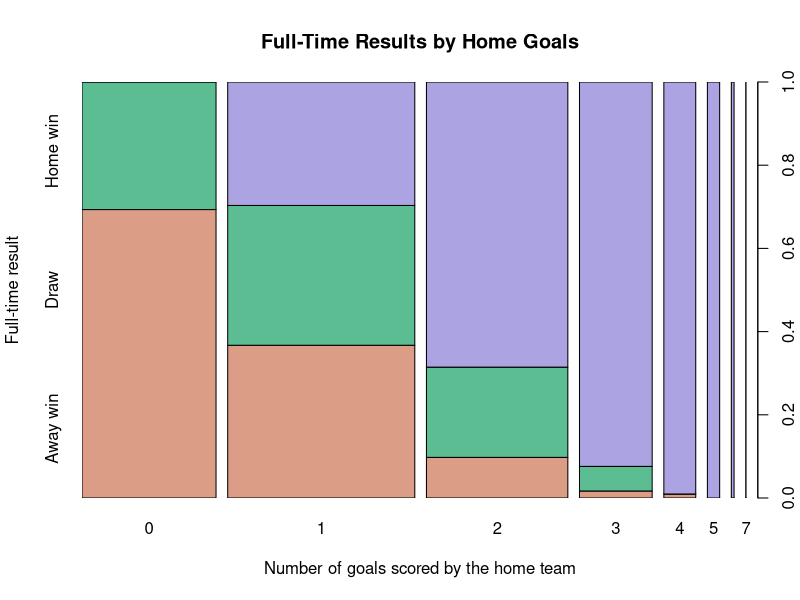
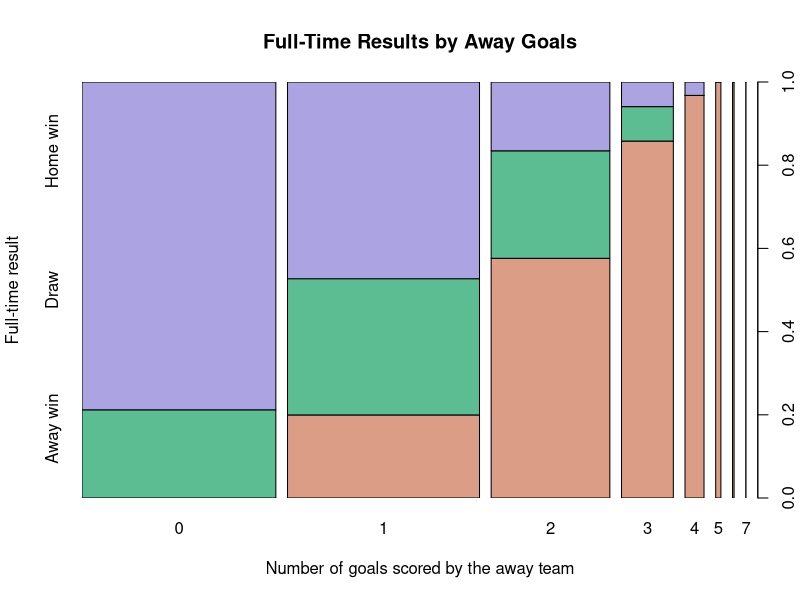
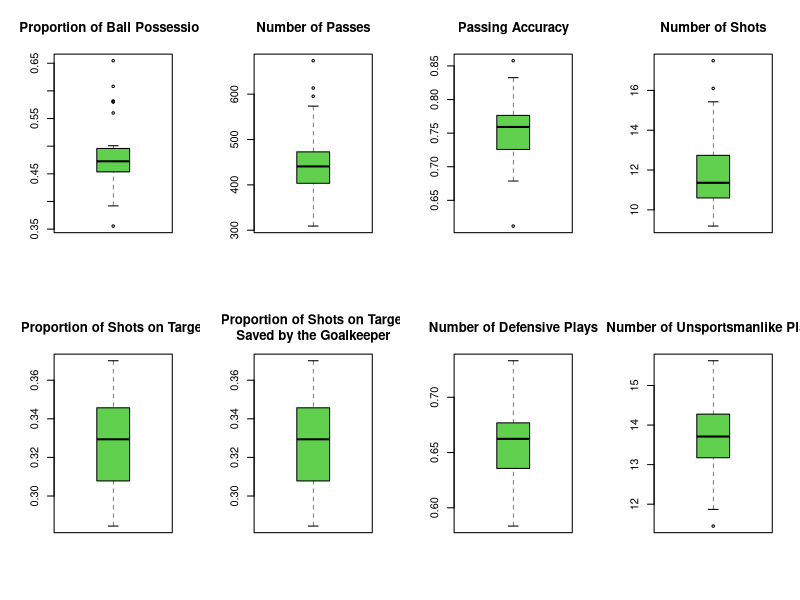
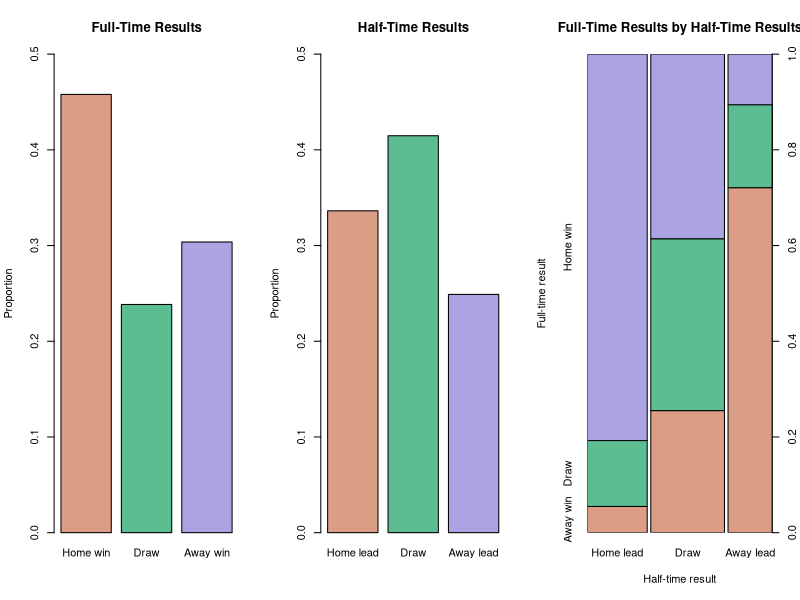
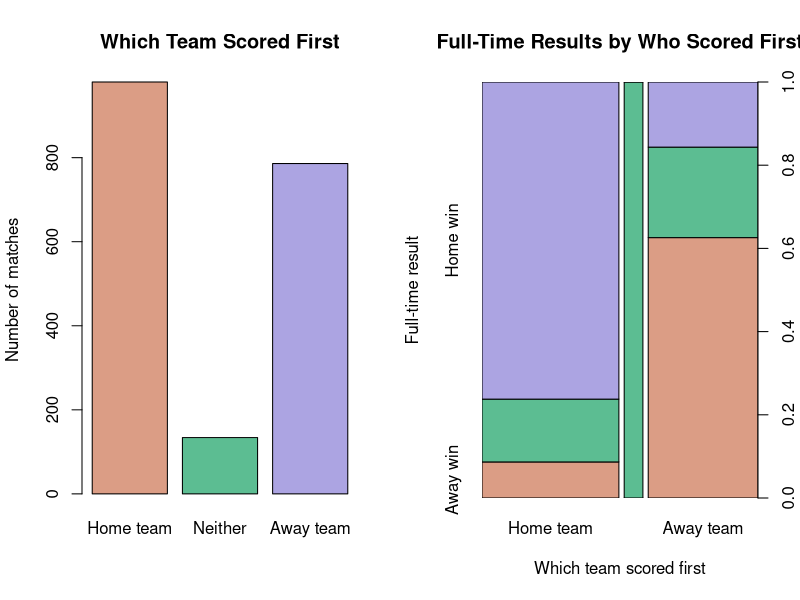
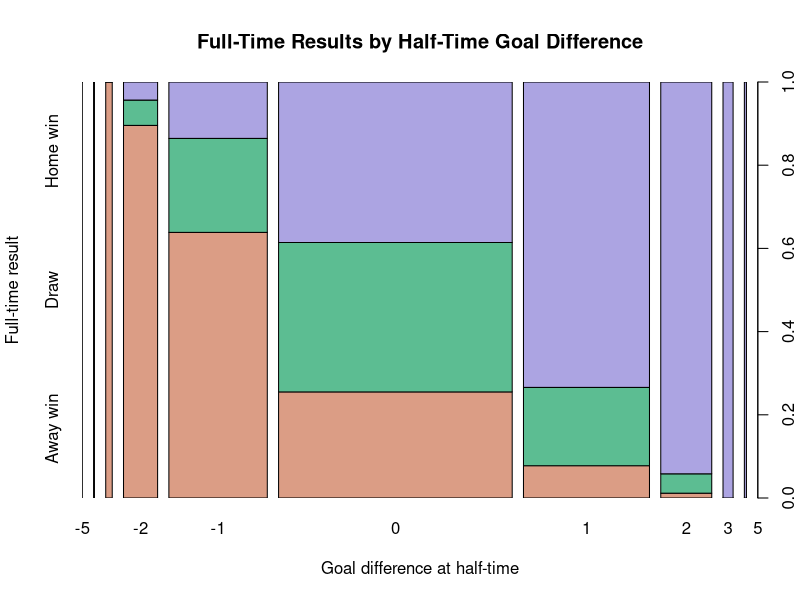
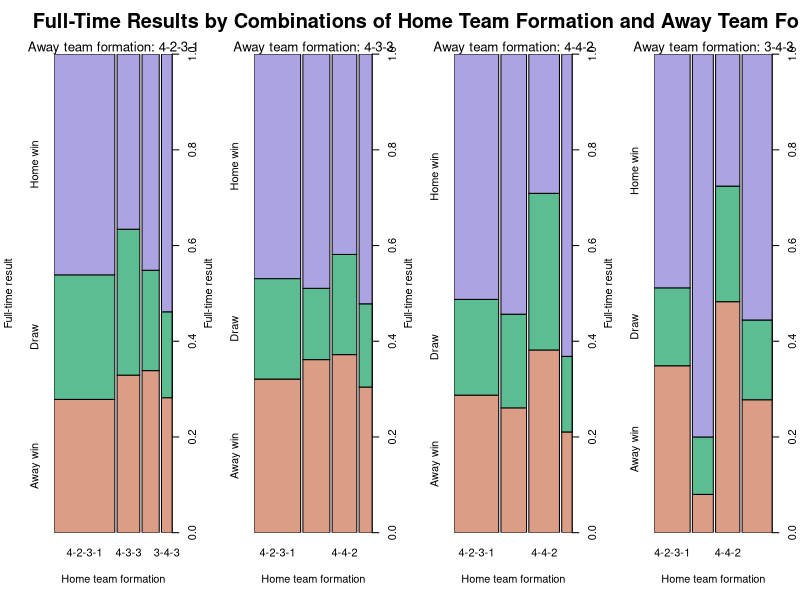
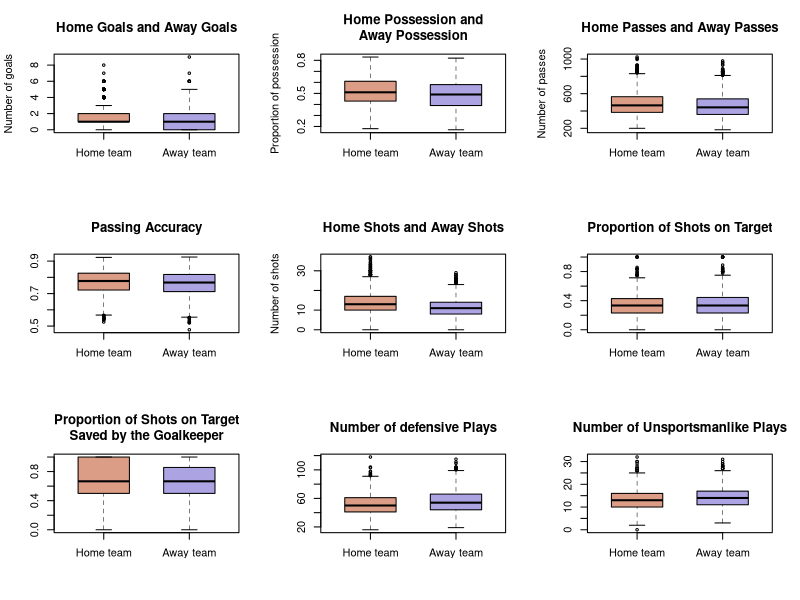

These charts were generated, in order, by the following R code:
## Analyzing match statistics and team performances in 5 seasons (2015/16 to 2019/20) of the Premier League
##
## AUTHOR: TARA NGUYEN
## Part of final project for UCLA Extension course:
## Introduction to Data Science
## Completed in December 2020

########## DATA IMPORT AND CLEANING ##########

library(readr)   ## for function read_csv()
matchstats <- read_csv('matchstats.csv')
matchstats
names(matchstats)
summary(matchstats)
colSums(is.na(matchstats))

## replace NAs

matchstats$scoredfirst[is.na(matchstats$scoredfirst)] <- 'neither'

## turn some variables into factors

matchstats$season <- as.factor(matchstats$season)
matchstats$fulltime_res <- factor(matchstats$fulltime_res,
	levels = c('home_win', 'draw', 'away_win'))
matchstats$scoredfirst <- factor(matchstats$scoredfirst,
	levels = c('home', 'neither', 'away'))
matchstats$halftime_res <- factor(matchstats$halftime_res,
	levels = c('home_lead', 'draw', 'away_lead'))
summary(matchstats)

########## DATA TRANSFORMATION ##########

## full-time and half-time results

ft_res <- c('Home win', 'Draw', 'Away win')
ht_res <- c('Home lead', 'Draw', 'Away lead')

## which team scored first

scfst <- c('Home team', 'Neither', 'Away team')

##### MATCH RECORDS #####

## most home goals, most away goals
sorthomegoals <- matchstats[order(matchstats$homegoals), c(1:4, 5)]
tail(sorthomegoals)
tail(matchstats[order(matchstats$awaygoals), c(1:4, 6)])

## draws with the most goals

tail(sorthomegoals[sorthomegoals$fulltime_res == 'draw', ], 15)

## biggest home wins, biggest away wins

goaldiff <- matchstats$homegoals - matchstats$awaygoals
tail(matchstats[order(goaldiff), c(1:3, 5, 6)])
head(matchstats[order(goaldiff), c(1:3, 5, 6)])

## highest goal difference at half-time

tail(matchstats[order(matchstats$halftime_goaldiff), c(1:4, 9)])

## biggest comebacks after trailing at half-time

comeback <- cbind(matchstats[, c(1:3, 5, 6, 9)], goaldiff)
comeback <- comeback[order(comeback$halftime_goaldiff), ]

home_cb <- subset(comeback, halftime_goaldiff < 0 & goaldiff > 0)
home_cb_goals <- home_cb$goaldiff - home_cb$halftime_goaldiff
tail(home_cb[order(abs(home_cb$halftime_goaldiff), home_cb_goals), ])

away_cb <- subset(comeback, halftime_goaldiff > 0 & goaldiff < 0)
away_cb_goals <- away_cb$halftime_goaldiff - away_cb$goaldiff
tail(away_cb[order(away_cb$halftime_goaldiff, away_cb_goals), ])

## most unbalanced possession

possessdiff <- matchstats$homepossession - matchstats$awaypossession
tail(matchstats[order(abs(possessdiff)), c(1:4, 12, 13)])

## wins with the lowest possession

sorthomepossess <- matchstats[order(matchstats$homepossession), c(1:4, 12)]
head(sorthomepossess[sorthomepossess$fulltime_res == 'home_win', ])
sortawaypossess <- matchstats[order(matchstats$awaypossession), c(1:4, 13)]
head(sortawaypossess[sortawaypossess$fulltime_res == 'away_win', ])

## losses with the highest possession

tail(sorthomepossess[sorthomepossess$fulltime_res == 'away_win', ])
tail(sortawaypossess[sortawaypossess$fulltime_res == 'home_win', ])

## most/least passes by both teams combined

totalpasses <- matchstats$homepasses + matchstats$awaypasses
passes_subset <- cbind(matchstats[, c(1:4, 14, 15)], totalpasses)
tail(passes_subset[order(totalpasses), ])
head(passes_subset[order(totalpasses), ])

## biggest difference in number of accurate passes

homeaccpasses <- matchstats$homepasses * matchstats$homepass_acc
awayaccpasses <- matchstats$awaypasses * matchstats$awaypass_acc
accpassdiff <- abs(homeaccpasses - awayaccpasses)
accpass_subset <- cbind(matchstats[, c(1:4)], homeaccpasses, awayaccpasses,
	accpassdiff)
tail(accpass_subset[order(accpassdiff), ])

## most/least shots by both teams combined

totalshots <- matchstats$homeshots + matchstats$awayshots
shots_subset <- cbind(matchstats[, c(1:4, 18, 19)], totalshots)
tail(shots_subset[order(totalshots), ])
head(shots_subset[order(totalshots), ])

## wins with the least shots on target

homeshots_ot <- matchstats$homeshots * matchstats$homeontarget
homesot_subset <- cbind(matchstats[, 1:4], homeshots_ot)
homesot_subset <- homesot_subset[order(homeshots_ot), ]
head(homesot_subset[homesot_subset$fulltime_res == 'home_win', ])

awayshots_ot <- matchstats$awayshots * matchstats$awayontarget
awaysot_subset <- cbind(matchstats[, 1:4], awayshots_ot)
awaysot_subset <- awaysot_subset[order(awayshots_ot), ]
head(awaysot_subset[awaysot_subset$fulltime_res == 'away_win', ])

## losses with the most shots on target

tail(homesot_subset[homesot_subset$fulltime_res == 'away_win', ])
tail(awaysot_subset[awaysot_subset$fulltime_res == 'home_win', ])

## biggest difference in number of shots on target

sotdiff <- abs(homeshots_ot - awayshots_ot)
sot_subset <- cbind(matchstats[, 1:4], homeshots_ot, awayshots_ot, sotdiff)
tail(sot_subset[order(sot_subset$sotdiff), ])

## goalless draws with the highest number of shots on target

totalsot <- homeshots_ot + awayshots_ot
nogoal_subset <- cbind(matchstats[, c(1:3, 7)], homeshots_ot, awayshots_ot, 
	totalsot)
nogoal_subset <- subset(nogoal_subset, scoredfirst == 'neither',
	select = c(1:3, 5:7))
tail(nogoal_subset[order(nogoal_subset$totalsot), ])

## most/least defensive plays by both teams combined

totaldefense <- matchstats$homedefense + matchstats$awaydefense
defense_subset <- cbind(matchstats[, c(1:4, 24, 25)], totaldefense)
tail(defense_subset[order(totaldefense), ])
head(defense_subset[order(totaldefense), ])

## most/least unsportsmanlike plays by both teams combined

totalbadplays <- matchstats$homebadplays + matchstats$awaybadplays
badplays_subset <- cbind(matchstats[, c(1:4, 26, 27)], totalbadplays)
tail(badplays_subset[order(totalbadplays), ])
head(badplays_subset[order(totalbadplays), ])

##### CONTIGENCY TABLES ACROSS ALL MATCHES #####

## full-time results, half-time results, and which team scored first

(ft_res_tab <- table(matchstats$fulltime_res))
(ht_res_tab <- table(matchstats$halftime_res))
(scfst_tab <- table(matchstats$scoredfirst))

## full-time results by half-time results

(ht_ft_tab <- xtabs(~ halftime_res + fulltime_res, matchstats))
apply(ht_ft_tab, 1, prop.table)   ## proportions

## full-time results by who scored first

(scfst_ft_tab <- xtabs(~ scoredfirst + fulltime_res, matchstats))
apply(scfst_ft_tab, 1, prop.table)   ## proportions

## full-time results by goal difference at half-time, by home goals, and by away goals

(htgd_ft_tab <- xtabs(~ halftime_goaldiff + fulltime_res, matchstats))
(homegoals_ft_tab <- xtabs(~ homegoals + fulltime_res, matchstats))
(awaygoals_ft_tab <- xtabs(~ awaygoals + fulltime_res, matchstats))

## number of unique formations

(n_formations_unique <- 
	length(unique(c(matchstats$homeformation, matchstats$awayformation))))
	## 33

## number of times each formation was used

(homefm_tab <- sort(table(matchstats$homeformation), decreasing = T))
(awayfm_tab <- sort(table(matchstats$awayformation), decreasing = T))

## number of home wins, draws, and away wins grouped by formation
## (only the most used formations included)

ft_form_tab <- xtabs(~ homeformation + fulltime_res + awayformation, 
	matchstats)
(ft_form_tab <- ft_form_tab[names(homefm_tab[1:4]), , 
	names(awayfm_tab[1:4])])
apply(ft_form_tab, c(1, 3), prop.table)   ## proportions

##### PER-SEASON AND PER-MATCH AVERAGES AT TEAM LEVEL #####

n_teams_per_season <- 20

## all teams

(teams <- sort(unique(c(matchstats$hometeam, matchstats$awayteam))))

## abbreviate team names

teams_abbr <- toupper(substr(teams, 1, 3))
teams_abbr[which(teams_abbr == 'MAN')] <- c('MCT', 'MU')
teams_abbr[which(teams_abbr == 'WES')] <- c('WBA', 'WHU')
teams_abbr

## number of unique teams in all seasons

(n_teams_unique <- length(teams))   ## 29

## number of home/away games each team played across all seasons

n_homegames_byteam <- table(matchstats$hometeam)

## number of seasons each team played in

(n_seasons_byteam <- n_homegames_byteam / (n_teams_per_season - 1))

## teams that played in all 5 seasons

n_seasons_byteam[n_seasons_byteam == 5]
sum(n_seasons_byteam == 5)   ## 13

## season-average number of wins/draws/losses

home_res_tab <- xtabs(~ hometeam + fulltime_res, matchstats)
home_res_seasonavg <- home_res_tab / as.vector(n_seasons_byteam)
head(home_res_seasonavg)

away_res_tab <- xtabs(~ awayteam + fulltime_res, matchstats)
away_res_seasonavg <- away_res_tab / as.vector(n_seasons_byteam)
head(away_res_seasonavg)

res_seasonavg <- cbind(home_res_seasonavg[, 1] + away_res_seasonavg[, 3],
	home_res_seasonavg[, 2] + away_res_seasonavg[, 2],
	home_res_seasonavg[, 3] + away_res_seasonavg[, 1])
colnames(res_seasonavg) <- c('win', 'draw', 'loss')
head(res_seasonavg)

## season-average number of times each team scored/conceded first, grouped by full-time results

home_sf_res_tab <- xtabs(~ hometeam + scoredfirst + fulltime_res, 
	matchstats)
home_sf_res_seasonavg <- home_sf_res_tab / as.vector(n_seasons_byteam)
head(home_sf_res_seasonavg[, , 2])

away_sf_res_tab <- xtabs(~ awayteam + scoredfirst + fulltime_res, 
	matchstats)
away_sf_res_seasonavg <- away_sf_res_tab / as.vector(n_seasons_byteam)
head(away_sf_res_seasonavg[, , 2])

## season-average number of wins after conceding first

concf_win_seasonavg <- rbind(home_sf_res_seasonavg[, 'away', 'home_win'], 
	away_sf_res_seasonavg[, 'home', 'away_win'])
rownames(concf_win_seasonavg) <- c('home_win', 'away_win')
concf_win_seasonavg

## season-average number of half-time leads/draws/trails, grouped by full-time results

home_ht_ft_tab <- xtabs(~ hometeam + halftime_res + fulltime_res,
	matchstats)
colnames(home_ht_ft_tab) <- c('lead', 'draw', 'trail')
home_ht_ft_seasonavg <- home_ht_ft_tab / as.vector(n_seasons_byteam)
head(home_ht_ft_seasonavg[, , 1])

away_ht_ft_tab <- xtabs(~ awayteam + halftime_res + fulltime_res,
	matchstats)
colnames(away_ht_ft_tab) <- c('trail', 'draw', 'lead')
away_ht_ft_seasonavg <- away_ht_ft_tab / as.vector(n_seasons_byteam)
head(away_ht_ft_seasonavg[, , 1])

## season-average number of wins after trailing at half-time

httrail_win_seasonavg <- rbind(home_ht_ft_seasonavg[, 'trail', 'home_win'],
	away_ht_ft_seasonavg[, 'trail', 'away_win'])
rownames(httrail_win_seasonavg) <- c('home_win', 'away_win')
httrail_win_seasonavg

## season-average number of clean sheets

(cleansh_seasonavg <- (xtabs(~ hometeam + awaygoals, matchstats)[, 1] +
	xtabs(~ awayteam + homegoals, matchstats)[, 1]) / n_seasons_byteam)

## match-average stats

home_matchavg <- aggregate(cbind(homegoals, awaygoals, halftime_goaldiff, 
	homepossession, homepasses, homepass_acc, homeshots, homeontarget, 
	homesaves, homedefense, homebadplays) ~ hometeam, matchstats, mean)
colnames(home_matchavg) <- c('team', 'goalsscored', 'goalsconceded', 
	'ht_goaldiff', 'possession', 'passes', 'pass_acc', 'shots', 'ontarget', 
	'saves', 'defense', 'badplays')

away_matchavg <- aggregate(cbind(homegoals, awaygoals, halftime_goaldiff, 
	awaypossession, awaypasses, awaypass_acc, awayshots, awayontarget, 
	awaysaves, awaydefense, awaybadplays) ~ awayteam, matchstats, mean)
colnames(away_matchavg) <- c('team', 'goalsconceded', 'goalsscored', 
	'ht_goaldiff', 'possession', 'passes', 'pass_acc', 'shots', 'ontarget', 
	'saves', 'defense', 'badplays')

matchavg <- cbind(home_matchavg[, 1:3], away_matchavg[, 3:2], 
	(home_matchavg[, 2] + away_matchavg[, 3]) / 2,
	(home_matchavg[, 3] + away_matchavg[, 2]) / 2)
matchavg <- cbind(matchavg,
	(home_matchavg[, -(1:3)] + away_matchavg[, -(1:3)]) / 2)
colnames(matchavg)
colnames(matchavg)[2:7] <- c('homescored', 'homeconceded', 'awayscored', 
	'awayconceded', 'totalscored', 'totalconceded')
matchavg$ft_goaldiff <- with(matchavg, 
	(homescored + awayscored - homeconceded - awayconceded) / 2)
colnames(matchavg)
matchavg <- matchavg[, c(1:7, 17, 8:16)]
format(head(matchavg), digits = 4)

##### SEASON-END STATS AT TEAM LEVEL #####

seasons <- levels(matchstats$season)

## teams in each season

library(reshape2)   ## for function melt()

teams_byseason <- t(aggregate(hometeam ~ season, matchstats, 
	function(x) sort(unique(x))))
teams_byseason <- teams_byseason[-1, ]
colnames(teams_byseason) <- seasons
teams_byseason <- melt(teams_byseason, varnames = c('', 'season'),
	value.name = 'team')
teams_byseason <- teams_byseason[, -1]
teams_byseason[c(1:5, 21:25), ]

## season-total number of wins/draws/losses

homewin_byseason <- aggregate(fulltime_res ~ hometeam + season, matchstats, 
	function(x) sum(x == 'home_win'))
awaywin_byseason <- aggregate(fulltime_res ~ awayteam + season, matchstats, 
	function(x) sum(x == 'away_win'))
win_byseason <- cbind(teams_byseason,
	homewin_byseason[, 3] + awaywin_byseason[, 3])
colnames(win_byseason)[3] <- 'win'

homedraw_byseason <- aggregate(fulltime_res ~ hometeam + season, matchstats, 
	function(x) sum(x == 'draw'))
awaydraw_byseason <- aggregate(fulltime_res ~ awayteam + season, matchstats, 
	function(x) sum(x == 'draw'))
draw_byseason <- cbind(teams_byseason,
	homedraw_byseason[, 3] + awaydraw_byseason[, 3])
colnames(draw_byseason)[3] <- 'draw'

homeloss_byseason <- aggregate(fulltime_res ~ hometeam + season, matchstats, 
	function(x) sum(x == 'away_win'))
awayloss_byseason <- aggregate(fulltime_res ~ awayteam + season, matchstats, 
	function(x) sum(x == 'home_win'))
loss_byseason <- cbind(teams_byseason,
	homeloss_byseason[, 3] + awayloss_byseason[, 3])
colnames(loss_byseason)[3] <- 'loss'

res_byseason <- cbind(win_byseason, draw_byseason[, 3], loss_byseason[, 3])
colnames(res_byseason)[4:5] <- c('draw', 'loss')
head(res_byseason)

## season-total number of points earned (3 for each win, 1 for each draw)

pts_byseason <- cbind(res_byseason[, 1:2],
	res_byseason$win * 3 + res_byseason$draw)
colnames(pts_byseason)[3] <- 'points'
head(pts_byseason)

## season-total number of goals scored/conceded

homesc_byseason <- aggregate(homegoals ~ hometeam + season, matchstats, sum)
awaysc_byseason <- aggregate(awaygoals ~ awayteam + season, matchstats, sum)
scored_byseason <- cbind(teams_byseason,
	homesc_byseason[, 3] + awaysc_byseason[, 3])
colnames(scored_byseason)[3] <- 'goalsscored'
head(scored_byseason)

homeconc_byseason <- aggregate(awaygoals ~ hometeam + season, matchstats, 
	sum)
awayconc_byseason <- aggregate(homegoals ~ awayteam + season, matchstats, 
	sum)
conceded_byseason <- cbind(teams_byseason,
	homeconc_byseason[, 3] + awayconc_byseason[, 3])
colnames(conceded_byseason)[3] <- 'goalsconceded'
head(conceded_byseason)

## season-total goal difference

goaldiff_byseason <- cbind(teams_byseason,
	scored_byseason[3] - conceded_byseason[3])
colnames(goaldiff_byseason)[3] <- 'goaldiff'
head(goaldiff_byseason)

##### TEAM RANKINGS #####

## rankings at the end of each season

ranktab_byseason <- cbind(res_byseason, pts_byseason[3], scored_byseason[3], 
	conceded_byseason[3])

## season-total goal difference
ranktab_byseason$goaldiff <- 
	ranktab_byseason$goalsscored - ranktab_byseason$goalsconceded

## ranks
ranktab_byseason <- ranktab_byseason[with(ranktab_byseason, 
	order(season, points, goaldiff, goalsscored, goalsconceded, 
	decreasing = c(F, rep(T, 4)))), ]
ranktab_byseason$rank <- rep(1:n_teams_per_season, length(seasons))
ncol <- ncol(ranktab_byseason)
ranktab_byseason <- ranktab_byseason[, c(ncol, 1:(ncol-1))]
head(ranktab_byseason)
tail(ranktab_byseason)

## rankings across all seasons

ranktab_allseasons <- cbind(n_homegames_byteam * 2, 
	aggregate(cbind(win, draw, loss, points, goalsscored, goalsconceded, 
		goaldiff) ~ team, ranktab_byseason, mean)[, -1])
head(ranktab_allseasons)
colnames(ranktab_allseasons)[1:2] <- c('team', 'matches')

## ranks
ranktab_allseasons <- ranktab_allseasons[with(ranktab_allseasons, 
	order(points, goaldiff, goalsscored, decreasing = T)), ]
ranktab_allseasons$rank <- 1:nrow(ranktab_allseasons)
ncol <- ncol(ranktab_allseasons)
ranktab_allseasons <- ranktab_allseasons[, c(ncol, 1:(ncol-1))]
head(ranktab_allseasons)   ## teams with the highest average points/season
tail(ranktab_allseasons)   ## teams with the lowest average points/season

##### TEAM RECORDS #####

## most/least wins/draws/losses in a season

tail(ranktab_byseason[order(ranktab_byseason$win), ])
head(ranktab_byseason[order(ranktab_byseason$win), ])
tail(ranktab_byseason[order(ranktab_byseason$draw), ])
head(ranktab_byseason[order(ranktab_byseason$draw), ])
tail(ranktab_byseason[order(ranktab_byseason$loss), ])
head(ranktab_byseason[order(ranktab_byseason$loss), ])

## most/least total wins/draws/losses per season

tail(ranktab_allseasons[order(ranktab_allseasons$win), ])
head(ranktab_allseasons[order(ranktab_allseasons$win), ])
tail(ranktab_allseasons[order(ranktab_allseasons$draw), ])
head(ranktab_allseasons[order(ranktab_allseasons$draw), ])
tail(ranktab_allseasons[order(ranktab_allseasons$loss), ])
head(ranktab_allseasons[order(ranktab_allseasons$loss), ])

## most/least points in a season

tail(ranktab_byseason[order(ranktab_byseason$points), ])
head(ranktab_byseason[order(ranktab_byseason$points), ])

## most season-average wins after conceding first

tail(sort(home_sf_res_seasonavg[, 'away', 'home_win']))
tail(sort(away_sf_res_seasonavg[, 'home', 'away_win']))

## most season-average losses after scoring first

tail(sort(home_sf_res_seasonavg[, 'home', 'away_win']))
tail(sort(away_sf_res_seasonavg[, 'away', 'home_win']))

## most season-average wins after trailing at half-time

tail(sort(home_ht_ft_seasonavg[, 'trail', 'home_win']))
tail(sort(away_ht_ft_seasonavg[, 'trail', 'away_win']))

## most season-average losses after leading at half-time

tail(sort(home_ht_ft_seasonavg[, 'lead', 'away_win']))
tail(sort(away_ht_ft_seasonavg[, 'lead', 'home_win']))

## most clean sheets per season

tail(sort(cleansh_seasonavg))

## most/least goals scored/conceded in a season

tail(ranktab_byseason[order(ranktab_byseason$goalsscored), ])
head(ranktab_byseason[order(ranktab_byseason$goalsscored), ])
tail(ranktab_byseason[order(ranktab_byseason$goalsconceded), ])
head(ranktab_byseason[order(ranktab_byseason$goalsconceded), ])

## highest/lowest goal difference in a season

tail(ranktab_byseason[order(ranktab_byseason$goaldiff), ])
head(ranktab_byseason[order(ranktab_byseason$goaldiff), ])

########## DATA VISUALIZATION ##########

## function for getting colors for plots
## n: number of colors needed
## i: index of the color palette listed in hcl.pals('qualitative')
## i = 1: "Pastel 1"
## i = 2: "Dark 2"
## i = 3: "Dark 3"
## i = 4: "Set 2"
## i = 5: "Set 3"
## i = 6: "Warm"
## i = 7: "Cold"
## i = 8: "Harmonic"
## i = 9: "Dynamic"
## i > 9: the list of palettes gets recycled
## alpha: color transparency; a single number or a vector of numbers between 0 and 1

getcol <- function(n, i, alpha = NULL) {
	if (i %% 9 != 0) {
		i <- i %% 9
	}
	hcl.colors(n, hcl.pals('qualitative')[i])
}

## colors for plots of home team vs. away team

col_hva <- getcol(3, 9)[c(1, 3)]

##### PLOTS OF CONTIGENCY TABLES #####

## function for saving plots as png files
## name: a descriptive name for the file (without the .png extension)
## w, h: width and height (in pixels) of the image; default to 500 each

saveaspng <- function(name, w = 700, h = 480) {
	filename <- paste0('epldat5seasons/Plots/', name, '.png')
	png(filename, w, h)
}

saveaspng('fulltime-halftime-results')
par(mfrow = c(1, 3))
barplot(prop.table(ft_res_tab), ylim = c(0, .5), main = 'Full-Time Results', 
	names.arg = ft_res, ylab = 'Proportion', col = getcol(3, 9))
barplot(prop.table(ht_res_tab), ylim = c(0, .5), main = 'Half-Time Results', 
	names.arg = ht_res, ylab = 'Proportion', col = getcol(3, 9))
spineplot(ht_ft_tab, main = 'Full-Time Results by Half-Time Results',
	xlab = 'Half-time result', ylab = 'Full-time result',
	xaxlabels = ht_res, yaxlabels = ft_res, col = getcol(3, 9))
par(mfrow = c(1, 1))
dev.off()

saveaspng('fulltime-results-scoredfirst', h = 550)
par(mfrow = c(1, 2))
barplot(scfst_tab, main = 'Which Team Scored First', names.arg = scfst,
	ylab = 'Number of matches', col = getcol(3, 9))
spineplot(scfst_ft_tab, main = 'Full-Time Results by Who Scored First',
	xlab = 'Which team scored first', ylab = 'Full-time result',
	xaxlabels = scfst, yaxlabels = ft_res, col = getcol(3, 9))
par(mfrow = c(1, 1))
dev.off()

saveaspng('fulltime-results-halftime-goaldiff')
spineplot(htgd_ft_tab, col = getcol(3, 9), ylab = 'Full-time result',
	main = 'Full-Time Results by Half-Time Goal Difference',
	xlab = 'Goal difference at half-time', yaxlabels = ft_res)
dev.off()

spineplot(homegoals_ft_tab, col = getcol(3, 9), ylab = 'Full-time result',
	main = 'Full-Time Results by Home Goals', yaxlabels = ft_res,
	xlab = 'Number of goals scored by the home team')

spineplot(awaygoals_ft_tab, col = getcol(3, 9), ylab = 'Full-time result', 
	main = 'Full-Time Results by Away Goals', yaxlabels = ft_res,
	xlab = 'Number of goals scored by the away team')

saveaspng('formations', w = 1000)
par(mfrow = c(1, 4))
for (i in 1:4) {
	spineplot(ft_form_tab[, , i], col = getcol(3, 9), yaxlabels = ft_res,
		xlab = 'Home team formation', ylab = 'Full-time result')
	mtext(paste('Away team formation:', names(awayfm_tab)[i]), cex = .8)
}
par(mfrow = c(1, 1))
## add title
text <- 'Full-Time Results by Combinations of Home Team Formation and Away Team Formation'
mtext(text, line = 2.5, font = 2, cex = 1.2)
dev.off()

##### PLOTS OF NUMERIC VARIABLES #####

xnames <- c('Home team', 'Away team')

saveaspng('numericvars', w = 600)
par(mfrow = c(3, 3))
with(matchstats, boxplot(homegoals, awaygoals, col = col_hva,
	main = 'Home Goals and Away Goals', names = xnames,
	ylab = 'Number of goals', boxwex = .6, medlwd = 2, whisklwd = .5, 
	staplewex = .3, outcex = .5))
with(matchstats, boxplot(homepossession, awaypossession, col = col_hva,
	main = 'Home Possession and\nAway Possession', names = xnames,
	ylab = 'Proportion of possession', boxwex = .6, medlwd = 2, 
	whisklwd = .5, staplewex = .3, outcex = .5))
with(matchstats, boxplot(homepasses, awaypasses, col = col_hva,
	main = 'Home Passes and Away Passes', names = xnames,
	ylab = 'Number of passes', boxwex = .6, medlwd = 2, whisklwd = .5, 
	staplewex = .3, outcex = .5))
with(matchstats, boxplot(homepass_acc, awaypass_acc, col = col_hva,
	main = 'Passing Accuracy', names = xnames, boxwex = .6, medlwd = 2, 
	whisklwd = .5, staplewex = .3, outcex = .5))
with(matchstats, boxplot(homeshots, awayshots, col = col_hva,
	main = 'Home Shots and Away Shots', names = xnames,
	ylab = 'Number of shots', boxwex = .6, medlwd = 2, whisklwd = .5, 
	staplewex = .3, outcex = .5))
with(matchstats, boxplot(homeontarget, awayontarget, col = col_hva,
	main = 'Proportion of Shots on Target', names = xnames, boxwex = .6, 
	medlwd = 2, whisklwd = .5, staplewex = .3, outcex = .5))
with(matchstats, boxplot(homesaves, awaysaves, col = col_hva,
	main = 'Proportion of Shots on Target\nSaved by the Goalkeeper',
	names = xnames, boxwex = .6, medlwd = 2, whisklwd = .5, staplewex = .3, 
	outcex = .5))
with(matchstats, boxplot(homedefense, awaydefense, col = col_hva,
	main = 'Number of defensive Plays', names = xnames, boxwex = .6, 
	medlwd = 2, whisklwd = .5, staplewex = .3, outcex = .5))
with(matchstats, boxplot(homebadplays, awaybadplays, col = col_hva,
	main = 'Number of Unsportsmanlike Plays', names = xnames, boxwex = .6, 
	medlwd = 2, whisklwd = .5, staplewex = .3, outcex = .5))
par(mfrow = c(1, 1))
dev.off()

## visualization of correlation matrix

library(corrplot)   ## for function corrplot()

saveaspng('correlation-matrix', w = 480)
corrplot(cor(matchstats[, c(5:6, 9, 12:27)]), method = 'color', 
	title = 'Correlation Matrix', type = 'upper', diag = F, 
	mar = c(0, 0, 4, 0), tl.col = 1, cl.pos = 'b', cl.ratio = .1)
dev.off()

## pairwise scatterplot matrix, color-coded by full-time results

saveaspng('scatterplot-matrix')
plot(matchstats[, c(5:6, 9, 12, 20:23)], col = matchstats$fulltime_res, 
	main = 'Pairwise Scatterplot Matrix', pch = 20, cex = .8,
	lower.panel = NULL)
## add legend
legend('left', ft_res, title = 'Full-time result', col = 1:3, pch = 20, 
	cex = .8, inset = .1)
dev.off()

##### PLOTS OF PER-SEASON AND PER-MATCH AVERAGES #####

saveaspng('team-seasonavg-win-draw-loss', w = 1680)
spineplot(res_seasonavg[, c('win', 'draw', 'loss')],
	main = paste('Season-Average Numbers of Wins, Draws, and Losses,',
	'Grouped by Team'), xlab = 'Team', ylab = 'Full-time result',
	xaxlabels = teams_abbr, yaxlabels = c('Win', 'Draw', 'Loss'),
	col = getcol(3, 9))
dev.off()

saveaspng('team-seasonavg-win-concfirst', w = 1280)
barplot(concf_win_seasonavg, col = getcol(2, 9), names.arg = teams_abbr,
	main = paste('Season-Average Number of Times A Team Won',
	'After Conceding First'), ylim = c(0, max(concf_win_seasonavg) * 1.1), 
	ylab = 'Number of matches', xlab = 'Team',
	legend.text = c('Home win', 'Away win'), args.legend = list(
	x = 'topleft', inset = c(.15, .05), horiz = T))
dev.off()

saveaspng('team-seasonavg-win-trailatht', w = 1280)
barplot(httrail_win_seasonavg, col = getcol(2, 9), names.arg = teams_abbr,
	main = paste('Season-Average Number of Times A Team Won',
	'After Trailing at Half-Time'), ylab = 'Number of matches',
	xlab = 'Team', legend.text = c('Home win', 'Away win'), 
	args.legend = list(x = 'top', inset = .1, horiz = T))
dev.off()

## PLOTS OF NUMERIC VARIABLES

saveaspng('team-matchavg-goals-homevsaway', w = 600)
par(mfrow = c(1, 2))
with(matchavg, boxplot(homescored, awayscored, col = col_hva,
	main = 'Average Number of Goals Scored\nat Home and Away Per Match', 
	cex.axis = .8, names = c('Home', 'Away'), ylab = 'Number of goals', 
	boxwex = .6, medlwd = 2, whisklwd = .5, staplewex = .3, outcex = .5))
## add mean points
points(colMeans(matchavg[, -1])[c('homescored', 'awayscored')], pch = 23,
	bg = 'red')
with(matchavg, boxplot(homeconceded, awayconceded, col = col_hva,
	main = 'Average Number of Goals Conceded\nat Home and Away Per Match', 
	cex.axis = .8, names = c('Home', 'Away'), ylab = 'Number of goals', 
	boxwex = .6, medlwd = 2, whisklwd = .5, staplewex = .3, outcex = .5))
## add mean points
points(colMeans(matchavg[, -1])[c('homeconceded', 'awayconceded')], 
	pch = 23, bg = 'red')
par(mfrow = c(1, 1))
## add explanation
mtext('The red diamond shapes denote the mean points', side = 1, line = 3.5)
dev.off()

par(mfrow = c(2, 4))
boxplot(matchavg$possession, main = 'Proportion of Ball Possession',
	col = 3, boxwex = .6, medlwd = 2, whisklwd = .5, staplewex = .3, 
	outcex = .5)
boxplot(matchavg$passes, main = 'Number of Passes', col = 3, 
	boxwex = .6, medlwd = 2, whisklwd = .5, staplewex = .3, outcex = .5)
boxplot(matchavg$pass_acc, main = 'Passing Accuracy', col = 3, 
	boxwex = .6, medlwd = 2, whisklwd = .5, staplewex = .3, outcex = .5)
boxplot(matchavg$shots, main = 'Number of Shots', col = 3, 
	boxwex = .6, medlwd = 2, whisklwd = .5, staplewex = .3, outcex = .5)
boxplot(matchavg$ontarget, main = 'Proportion of Shots on Target', 
	col = 3, boxwex = .6, medlwd = 2, whisklwd = .5, staplewex = .3, 
	outcex = .5)
boxplot(matchavg$ontarget, col = 3,
	main = 'Proportion of Shots on Target\nSaved by the Goalkeeper', 
	boxwex = .6, medlwd = 2, whisklwd = .5, staplewex = .3, outcex = .5)
boxplot(matchavg$saves, main = 'Number of Defensive Plays', col = 3, 
	boxwex = .6, medlwd = 2, whisklwd = .5, staplewex = .3, outcex = .5)
boxplot(matchavg$badplays, main = 'Number of Unsportsmanlike Plays', 
	col = 3, boxwex = .6, medlwd = 2, whisklwd = .5, staplewex = .3, 
	outcex = .5)
par(mfrow = c(1, 1))

saveaspng('team-matchavg-possession', 1280)
barplot(matchavg$possession, col = getcol(n_teams_unique, 1),
	main = 'Average Proportion of Ball Possession Per Match', ylab = 'Team',
	names.arg = teams_abbr, ylim = c(0, max(matchavg$possession) * 1.1))
dev.off()

saveaspng('team-matchavg-passes', 1280)
barplot(matchavg$passes, col = getcol(n_teams_unique, 1),
	main = 'Average Number of Passes Per Match', ylab = 'Team',
	names.arg = teams_abbr, ylim = c(0, max(matchavg$passes) * 1.1))
dev.off()

saveaspng('team-matchavg-pass_acc', 1280)
barplot(matchavg$pass_acc, col = getcol(n_teams_unique, 1),
	main = 'Average Passing Accuracy Per Match', ylab = 'Team',
	names.arg = teams_abbr, ylim = c(0, max(matchavg$pass_acc) * 1.1))
dev.off()

saveaspng('team-matchavg-shots', 1280)
barplot(matchavg$shots, col = getcol(n_teams_unique, 1),
	main = 'Average Number of Shots Per Match', ylab = 'Team',
	names.arg = teams_abbr, ylim = c(0, max(matchavg$shots) * 1.1))
dev.off()

saveaspng('team-matchavg-ontarget', 1280)
barplot(matchavg$ontarget, col = getcol(n_teams_unique, 1),
	main = 'Average Proportion of Shots on Target Per Match', ylab = 'Team', 
	names.arg = teams_abbr, ylim = c(0, max(matchavg$ontarget) * 1.1))
dev.off()

saveaspng('team-matchavg-saves', 1280)
barplot(matchavg$saves, col = getcol(n_teams_unique, 1),
	main = paste('Average Proportion of Shots on Target Saved by',
	'the Goalkeeper Per Match'), ylab = 'Team', names.arg = teams_abbr, 
	ylim = c(0, max(matchavg$saves) * 1.1))
dev.off()

saveaspng('team-matchavg-defense', 1280)
barplot(matchavg$defense, col = getcol(n_teams_unique, 1),
	main = 'Average Number of Defensive Plays Per Match', ylab = 'Team', 
	names.arg = teams_abbr, ylim = c(0, max(matchavg$defense) * 1.1))
dev.off()

saveaspng('team-matchavg-badplays', 1280)
barplot(matchavg$badplays, col = getcol(n_teams_unique, 1), ylab = 'Team',
	main = 'Average Number of Unsportsmanlike Plays Per Match',
	names.arg = teams_abbr, ylim = c(0, max(matchavg$badplays) * 1.1))
dev.off()

########## STATISTICAL ANALYSES ##########

##### CLASSIFICATION OF FULL-TIME RESULTS USING RANDOM FORESTS #####

## split data into training set (70%) and test set (30%)
## select only variables that are going to be in the model

nrow <- nrow(matchstats)
ntrain <- round(nrow * .7)
set.seed(264)   ## for reproducible results
index <- sample(nrow, ntrain)
(trainset <- matchstats[index, c(4:7, 9, 12, 20:23)])
(testset <- matchstats[-index, c(4:7, 9, 12, 20:23)])

library(randomForest)   ## to use random forest algorith

(rf <- randomForest(fulltime_res ~ ., trainset, importance = T))
## Number of trees: 500
## No. of variables tried at each split: 3
## OOB estimate of error rate: .45%

## plot error rates vs. number of trees

saveaspng('randomforest-error-vs-ntree')
plot(rf, main = paste('Error Rates as a Function of the Number of Trees',
	'in the Random Forest'))
## add legend
legend('topright', c('Out-of-bag sample', 'Home-win class', 'Draw class', 
	'Away-win class'), lty = 1:4, col = 1:4)
dev.off()

## use model rf to classify full-time results in the test set

pred <- predict(rf, testset)

## confusion matrix of predicted values and actual values in test set

table(pred, testset$fulltime_res)

## number of misclassifcations and error rate in the test set

(n_misclass <- sum(testset$fulltime_res != pred))   ## 2
(mean(testset$fulltime_res != pred) * 100)   ## .35%

## fine-tune the model by varying the number of variables tried at each split

testset_err_rate_new <- c()
oob_error <- c()
for (i in 1:(ncol(trainset) - 1)) {
	rf_new <- randomForest(fulltime_res ~ ., trainset, mtry = i,
		importance = T)
	
	## new predicted values for the test set
	pred_new <- predict(rf_new, testset)
	
	## new misclassification rate in the test set
	testset_err_rate_new[i] <- mean(testset$fulltime_res != pred_new)

	## new out-of-bag error estimate
	oob_error[i] <- rf_new$err.rate[rf_new$ntree, 1]
}

## plot new error rates vs. number of variables tried at each split

saveaspng('randomforest-finetune')
par(mfrow = c(1, 2))
plot(testset_err_rate_new, type = 'b', col = 3, 
	xlab = 'Number of variables', ylab = 'Error rate in the test set')
plot(oob_error, type = 'b', col = 4, lty = 2, pch = 20, 
	xlab = 'Number of variables', ylab = 'Out-of-bag error estimate')
## add title
title <- paste('Error Rates in the Test Set and Out-of-Bag Error Estimates',
	'as a Function of\nthe Number of Variables Tried at Each Split')
par(mfrow = c(1, 1))
mtext(title, line = 1, font = 2, cex = 1.2)
dev.off()

## importance matrix for the original model (rf)

importance <- importance(rf)
importance[order(importance[, 4], importance[, 5], decreasing = T), ]

## variable importance plot

saveaspng('randomforest-varimportance')
varImpPlot(rf, main = 'Variable Importance in the Random Forest')
dev.off()

## how many times each variable was used in the random forest

use_counts <- varUsed(rf)
names(use_counts) <- colnames(trainset)[-1]
sort(use_counts, decreasing = T)

## partial dependence plots for the three most important variables

## get the coordinates to find out the limits on the axes
pdp <- vector('list', 5)
pdp[[1]] <- partialPlot(rf, as.data.frame(trainset), homegoals, 'home_win', 
	plot = F)
pdp[[2]] <- partialPlot(rf, as.data.frame(trainset), homegoals, 'draw',
	plot = F)
pdp[[3]] <- partialPlot(rf, as.data.frame(trainset), homegoals, 'away_win', 
	plot = F)
pdp[[4]] <- partialPlot(rf, as.data.frame(trainset), awaygoals, 'home_win', 
	plot = F)
pdp[[5]] <- partialPlot(rf, as.data.frame(trainset), awaygoals, 'away_win', 
	plot = F)

xlim <- range(sapply(pdp, function(x) range(x$x)))
ylim <- range(sapply(pdp, function(x) range(x$y))) * c(1.1, 1.5)

## draw the plots

saveaspng('randomforest-partialdependence-numeric')
plot(pdp[[1]], type = 'b', col = 3, lty = 2, xlim = xlim, ylim = ylim,
	main = paste('Partial Dependence of Full-Time Results on the Numbers',
		'of Home Goals and Away Goals'),
	xlab = 'Number of goals', ylab = 'Partial dependence')
lines(pdp[[2]], type = 'b', col = 3, lty = 3)
lines(pdp[[3]], type = 'b', col = 3, lty = 4)
lines(pdp[[4]], type = 'b', col = 4, lty = 2, pch = 0)
lines(pdp[[5]], type = 'b', col = 4, lty = 4, pch = 0)
## add legends
legend('topleft', c('Home win', 'Draw', 'Away win'), col = 3, lty = 2:4,
	pch = 1, title = 'Dependence on home goals', box.lwd = .5)
legend('topright', c('Home win', 'Away win'), col = 4, lty = c(2, 4),
	pch = 0, title = 'Dependence on away goals', box.lwd = .5)
## add horizontal line at y = 0
abline(h = 0, col = 'red', lty = 5, lwd = .5)
dev.off()

saveaspng('randomforest-partialdependence-scfst')
classes <- levels(trainset$fulltime_res)
par(mfrow = c(1, 3))
for (i in seq_along(classes)) {
	pdp_sf <- partialPlot(rf, as.data.frame(trainset), scoredfirst,
		classes[i], plot = F)
	barplot(pdp_sf$y, col = getcol(3, 9)[i], names.arg = pdp_sf$x,
		ylab = 'Partial dependence', legend.text = ft_res[i],
		args.legend = list(x = i %% 3 + 2))
}
par(mfrow = c(1, 1))
## add title and label
mtext('Partial Dependence of Full-Time Results on Which Team Scored First',
	line = 2.5, font = 2, adj = .5, cex = 1.2)
mtext('Which team scored first', side = 1, line = 3.5, cex = .8)
dev.off()
